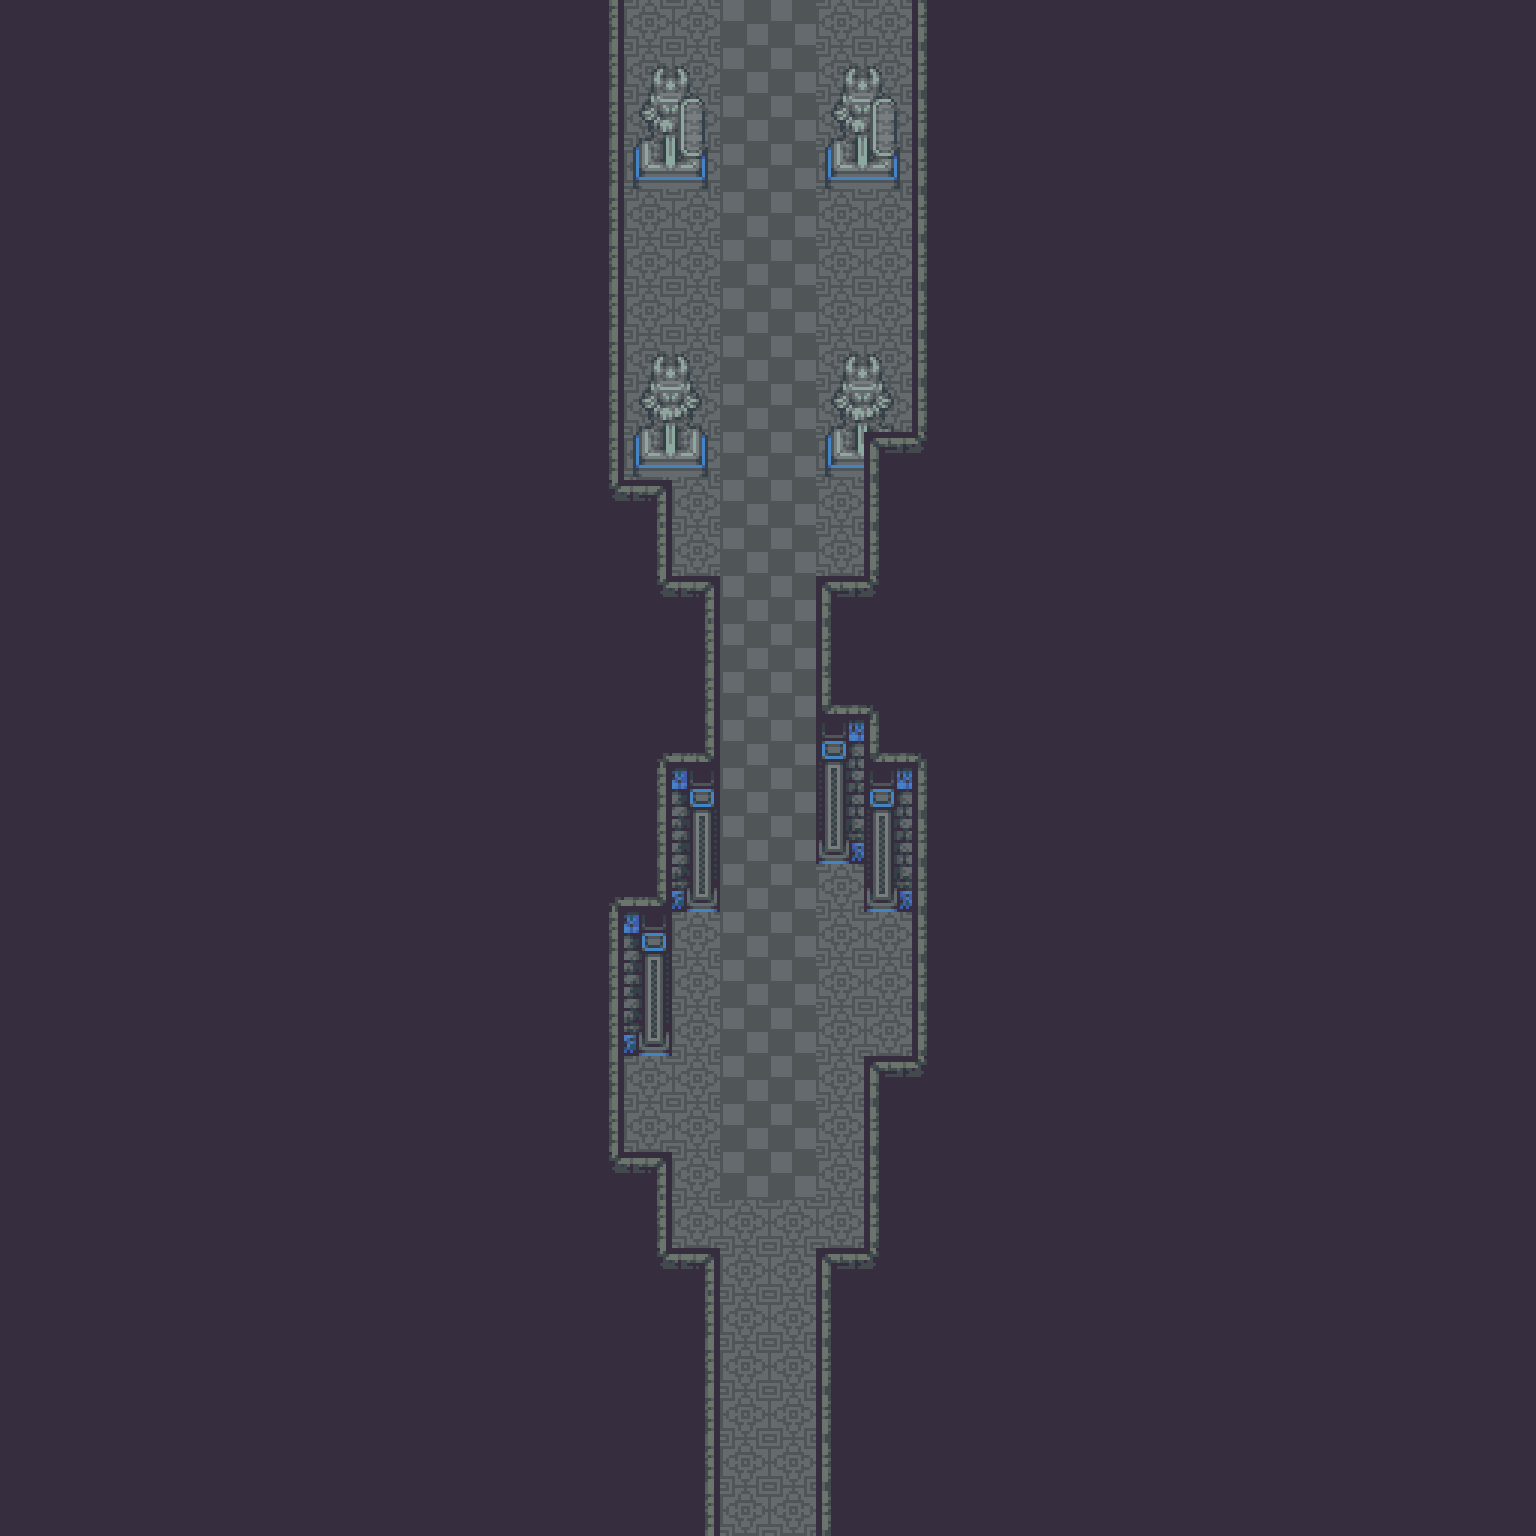

A level layout from a 2D game, rendered from its tile map. Below: a short description, then the map file with tile-grid data replaced by summaries:
An orthogonal 32x32 tile map with 48x48 px tiles, 4 tile layers (Basement, Ground, Flooring, Furnishing).

<map version="1.5" tiledversion="1.7.2" orientation="orthogonal" renderorder="right-down" width="32" height="32" tilewidth="48" tileheight="48" infinite="0" nextlayerid="6" nextobjectid="7">
 <tileset firstgid="1" source="Castle.tsx" />
 <layer id="5" name="Basement" width="32" height="32">
  <data>[1024 cells, 0 non-empty, 0 distinct tile ids]</data>
 </layer>
 <layer id="2" name="Ground" width="32" height="32">
  <data>[1024 cells, 1024 non-empty, 6 distinct tile ids]</data>
 </layer>
 <layer id="4" name="Flooring" width="32" height="32">
  <data>[1024 cells, 0 non-empty, 0 distinct tile ids]</data>
 </layer>
 <layer id="1" name="Furnishing" width="32" height="32">
  <data>[1024 cells, 913 non-empty, 23 distinct tile ids]</data>
 </layer>
 <objectgroup id="3" name="Props" />
</map>
